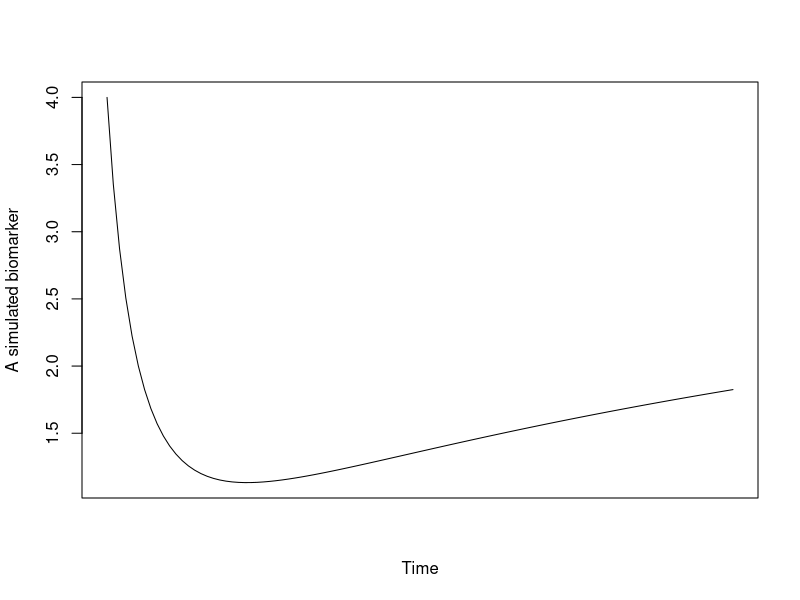

R code for this plot:
## ---- chunk 1
knitr::opts_chunk$set(echo = FALSE,
                      message = FALSE,
                      warning = FALSE)
## ---- chunk 2
set.seed(1887)
plot(function(x) 1/(x-0.5)^2+log(x), pch=21, xlim=c(1,6), xaxt="n",
     ylab="A simulated biomarker", xlab="Time",
     bg=sample(colors(), 10), cex=1.5)
